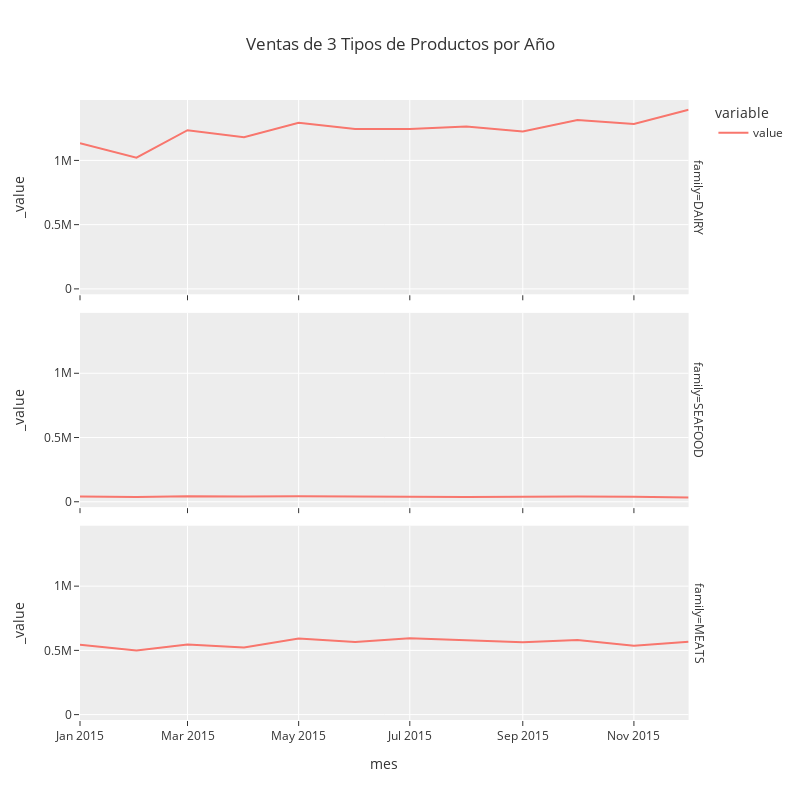

This figure's notebook cell:
### Code cell
# Plotly Express no soporta Subplots a un nivel de personalización como Matplotlib
# Sin embargo, podemos definir subplots automáticamente a partir de una columna con Facet Plots
# https://plotly.com/python/facet-plots/



fig = px.line(
    df2, 
    width=800, 
    height=800,
    template='ggplot2',
    title='Ventas de 3 Tipos de Productos por Año', 
    facet_row = 'family' # Crea una fila por cada propiedad diferente en esta columna
    #facet_col = 'family' # Crea una columna por cada propiedad diferente en esta columna
)

fig.show()

### Figure 1 — Plotly figure (JSON) as saved in the notebook; plotly's stock layout.template omitted (floating-point values rounded to 4 significant figures)
{"data": [{"hovertemplate": "variable=value<br>family=DAIRY<br>mes=%{x}<br>_value=%{y}<extra></extra>", "legendgroup": "value", "line": {"color": "#F8766D", "dash": "solid"}, "marker": {"symbol": "circle"}, "mode": "lines", "name": "value", "orientation": "v", "showlegend": true, "type": "scatter", "x": ["2015-01", "2015-02", "2015-03", "2015-04", "2015-05", "2015-06", "2015-07", "2015-08", "2015-09", "2015-10", "2015-11", "2015-12"], "xaxis": "x3", "y": [1134521, 1020747, 1234851, 1181180, 1293308, 1243588, 1244815, 1263428, 1224619, 1314827, 1283672, 1394582], "yaxis": "y3"}, {"hovertemplate": "variable=value<br>family=SEAFOOD<br>mes=%{x}<br>_value=%{y}<extra></extra>", "legendgroup": "value", "line": {"color": "#F8766D", "dash": "solid"}, "marker": {"symbol": "circle"}, "mode": "lines", "name": "value", "orientation": "v", "showlegend": false, "type": "scatter", "x": ["2015-01", "2015-02", "2015-03", "2015-04", "2015-05", "2015-06", "2015-07", "2015-08", "2015-09", "2015-10", "2015-11", "2015-12"], "xaxis": "x2", "y": [40470.0, 36070.0, 43810.0, 39980.0, 42510.0, 38780.0, 38540.0, 37770.0, 41910.0, 41420.0, 38820.0, 33730.0], "yaxis": "y2"}, {"hovertemplate": "variable=value<br>family=MEATS<br>mes=%{x}<br>_value=%{y}<extra></extra>", "legendgroup": "value", "line": {"color": "#F8766D", "dash": "solid"}, "marker": {"symbol": "circle"}, "mode": "lines", "name": "value", "orientation": "v", "showlegend": false, "type": "scatter", "x": ["2015-01", "2015-02", "2015-03", "2015-04", "2015-05", "2015-06", "2015-07", "2015-08", "2015-09", "2015-10", "2015-11", "2015-12"], "xaxis": "x", "y": [543100.0, 498700.0, 546500.0, 522300.0, 591700.0, 565000.0, 594900.0, 581200.0, 562700.0, 580800.0, 535900.0, 567400.0], "yaxis": "y"}], "layout": {"annotations": [{"font": {}, "showarrow": false, "text": "family=MEATS", "textangle": 90, "x": 0.98, "xanchor": "left", "xref": "paper", "y": 0.1567, "yanchor": "middle", "yref": "paper"}, {"font": {}, "showarrow": false, "text": "family=SEAFOOD", "textangle": 90, "x": 0.98, "xanchor": "left", "xref": "paper", "y": 0.5, "yanchor": "middle", "yref": "paper"}, {"font": {}, "showarrow": false, "text": "family=DAIRY", "textangle": 90, "x": 0.98, "xanchor": "left", "xref": "paper", "y": 0.8433, "yanchor": "middle", "yref": "paper"}], "height": 800, "legend": {"title": {"text": "variable"}, "tracegroupgap": 0}, "title": {"text": "Ventas de 3 Tipos de Productos por Año"}, "width": 800, "xaxis": {"anchor": "y", "autorange": true, "domain": [0, 0.98], "range": ["2015-01-01", "2015-12-01"], "title": {"text": "mes"}, "type": "date"}, "xaxis2": {"anchor": "y2", "autorange": true, "domain": [0, 0.98], "matches": "x", "range": ["2015-01-01", "2015-12-01"], "showticklabels": false, "type": "date"}, "xaxis3": {"anchor": "y3", "autorange": true, "domain": [0, 0.98], "matches": "x", "range": ["2015-01-01", "2015-12-01"], "showticklabels": false, "type": "date"}, "yaxis": {"anchor": "x", "autorange": true, "domain": [0, 0.3133], "range": [-41870.0, 1470000.0], "title": {"text": "_value"}, "type": "linear"}, "yaxis2": {"anchor": "x2", "autorange": true, "domain": [0.3433, 0.6567], "matches": "y", "range": [-41870.0, 1470000.0], "title": {"text": "_value"}, "type": "linear"}, "yaxis3": {"anchor": "x3", "autorange": true, "domain": [0.6867, 1.0], "matches": "y", "range": [-41870.0, 1470000.0], "title": {"text": "_value"}, "type": "linear"}}}
